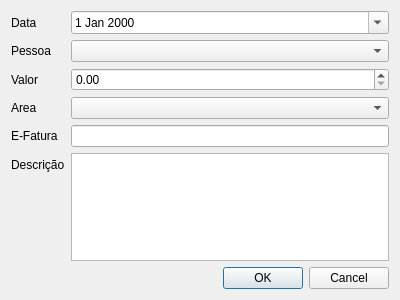
<?xml version="1.0" encoding="UTF-8"?>
<ui version="4.0">
 <class>AddDialog</class>
 <widget class="QDialog" name="AddDialog">
  <property name="windowModality">
   <enum>Qt::ApplicationModal</enum>
  </property>
  <property name="geometry">
   <rect>
    <x>0</x>
    <y>0</y>
    <width>400</width>
    <height>300</height>
   </rect>
  </property>
  <property name="windowTitle">
   <string>Dialog</string>
  </property>
  <layout class="QGridLayout" name="gridLayout">
   <item row="1" column="0">
    <widget class="QDialogButtonBox" name="buttonBox">
     <property name="orientation">
      <enum>Qt::Horizontal</enum>
     </property>
     <property name="standardButtons">
      <set>QDialogButtonBox::Cancel|QDialogButtonBox::Ok</set>
     </property>
    </widget>
   </item>
   <item row="0" column="0">
    <layout class="QFormLayout" name="formLayout">
     <item row="0" column="0">
      <widget class="QLabel" name="label">
       <property name="text">
        <string>Data</string>
       </property>
      </widget>
     </item>
     <item row="1" column="1">
      <widget class="QComboBox" name="Pessoa"/>
     </item>
     <item row="1" column="0">
      <widget class="QLabel" name="label_2">
       <property name="text">
        <string>Pessoa</string>
       </property>
      </widget>
     </item>
     <item row="2" column="1">
      <widget class="QDoubleSpinBox" name="Valor">
       <property name="maximum">
        <double>999999.989999999990687</double>
       </property>
      </widget>
     </item>
     <item row="2" column="0">
      <widget class="QLabel" name="label_3">
       <property name="text">
        <string>Valor</string>
       </property>
      </widget>
     </item>
     <item row="3" column="1">
      <widget class="QComboBox" name="Area"/>
     </item>
     <item row="5" column="1">
      <widget class="QLineEdit" name="E_Fatura"/>
     </item>
     <item row="5" column="0">
      <widget class="QLabel" name="label_5">
       <property name="text">
        <string>E-Fatura</string>
       </property>
      </widget>
     </item>
     <item row="6" column="1">
      <widget class="QPlainTextEdit" name="Descricao"/>
     </item>
     <item row="6" column="0">
      <widget class="QLabel" name="label_6">
       <property name="text">
        <string>Descrição</string>
       </property>
      </widget>
     </item>
     <item row="3" column="0">
      <widget class="QLabel" name="label_4">
       <property name="text">
        <string>Area</string>
       </property>
      </widget>
     </item>
     <item row="0" column="1">
      <widget class="QDateEdit" name="Data">
       <property name="calendarPopup">
        <bool>true</bool>
       </property>
      </widget>
     </item>
    </layout>
   </item>
  </layout>
 </widget>
 <resources/>
 <connections>
  <connection>
   <sender>buttonBox</sender>
   <signal>accepted()</signal>
   <receiver>AddDialog</receiver>
   <slot>accept()</slot>
   <hints>
    <hint type="sourcelabel">
     <x>248</x>
     <y>254</y>
    </hint>
    <hint type="destinationlabel">
     <x>157</x>
     <y>274</y>
    </hint>
   </hints>
  </connection>
  <connection>
   <sender>buttonBox</sender>
   <signal>rejected()</signal>
   <receiver>AddDialog</receiver>
   <slot>reject()</slot>
   <hints>
    <hint type="sourcelabel">
     <x>316</x>
     <y>260</y>
    </hint>
    <hint type="destinationlabel">
     <x>286</x>
     <y>274</y>
    </hint>
   </hints>
  </connection>
 </connections>
</ui>
